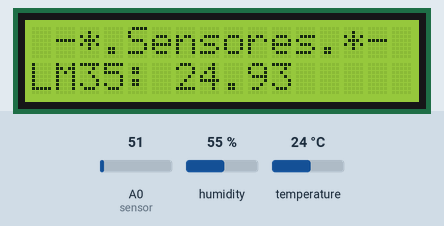
Recording of a sketch running on a simulated Arduino Mega 2560, built with avr-gcc and run on an emulated ATmega2560. Parts: 16×2 character LCD. Inputs (shaded band) come from the test bench; at power-on: humidity 55 %, A0 (sensor) = 51, temperature 24 °C. What the sketch prints to the serial monitor is not drawn.

Above: at 4.2 s.
4.3 s: humidity set to 22 %
At 7.9 s:
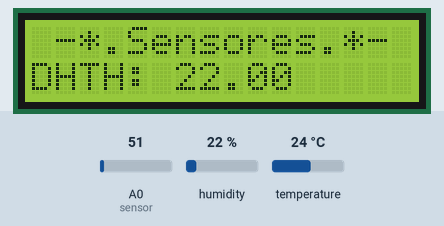
10.3 s: A0 (sensor) set to 61
At 16.0 s:
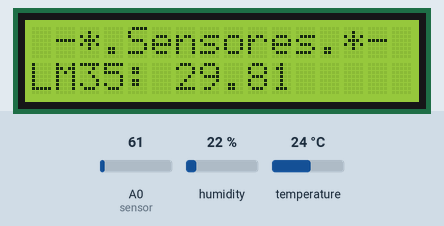
16.3 s: temperature set to 12 °C
At 17.6 s:
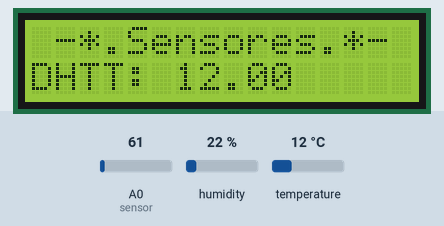
20.8 s: A0 (sensor) set to 71
At 21.8 s:
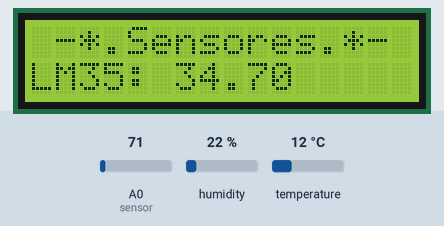
24.9 s: humidity set to 40 %
At 25.9 s:
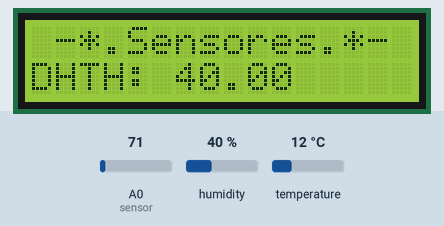
28.9 s: A0 (sensor) set to 86
At 34.1 s:
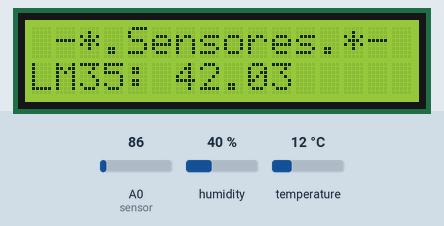
Timing chart, 0 to 35.6 s (numbered marks = the images above; inputs shaded):
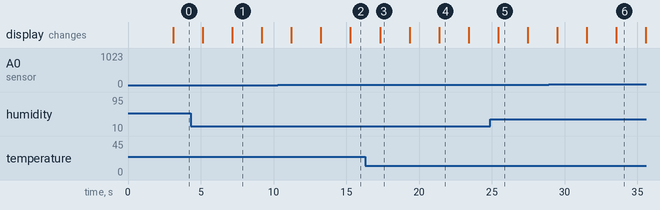

Measured:
- what the display in image 1 shows lasts 2.0 s, from 7.2 s to 9.2 s

The sketch:

Lcd-Tmp-lm35-36gz-dht11.ino
```cpp
#include <DHT.h>
#include <DHT_U.h>

#include <LiquidCrystal.h>


const int rs = 11, en = 10, d4 = 5, d5 = 4, d6 = 3, d7 = 2; //definición de pines para manejo de dsplay 16x2
LiquidCrystal lcd_1(rs, en, d4, d5, d6, d7); //definicion de parametros para manejo de display 16x2

#define DHTPIN 52
#define DHTTYPE DHT11
DHT dht(DHTPIN,DHTTYPE);

//contador
int i=0;
//delay de medicion
int Delay= 2000;

//cantidad de variables
int var=0;

float tmplm35=0,tmp1=0;
int sensor=0;
float dhttmp=0;
float dhthum=0;

void setup() {
//escriba aqui la configuración  para las constantes,variables y pines que utilizará en el proyecto

  Serial.begin(9600);
  dht.begin();
  lcd_1.begin(16,2);

  lcd_1.clear();
  lcd_1.home();
  lcd_1.print("Bienvenidos !");
  lcd_1.setCursor(0, 1);
  lcd_1.print("U. de Mendoza");
  delay(3000);
}

void loop() {
  lcd_1.clear();
  lcd_1.print(" -*.Sensores.*-");
  tmplm35 = analogRead(sensor);
  dhttmp = dht.readTemperature();
  dhthum = dht.readHumidity();

  //lm35
  tmp1 = (tmplm35 * 5.0 * 100.0) / 1023.0;

 //lcd
  Serial.print("LM35: ");
  Serial.print(tmp1);
  Serial.print("\t");
  Serial.print("DHT tmp: ");
  Serial.print(dhttmp);
  Serial.print("\t");
  Serial.print("DHT Humedad: ");
  Serial.print(dhthum);
  Serial.print("\n");

  display();
  var++;

  delay(Delay);

}

void display(){
  if (var>2) {
    var = 0;
    }

  if (var==0) {
    lcd_1.setCursor(0,1);
    lcd_1.print("LM35:");
    lcd_1.setCursor(6, 1);
    lcd_1.print(tmp1);
  }

  if (var==1) {
    lcd_1.setCursor(0,1);
    lcd_1.print("DHTT:");
    lcd_1.setCursor(6, 1);
    lcd_1.print(dhttmp);
  }

  if (var==2) {
    lcd_1.setCursor(0,1);
    lcd_1.print("DHTH:");
    lcd_1.setCursor(6, 1);
    lcd_1.print(dhthum);
  }
}
```
